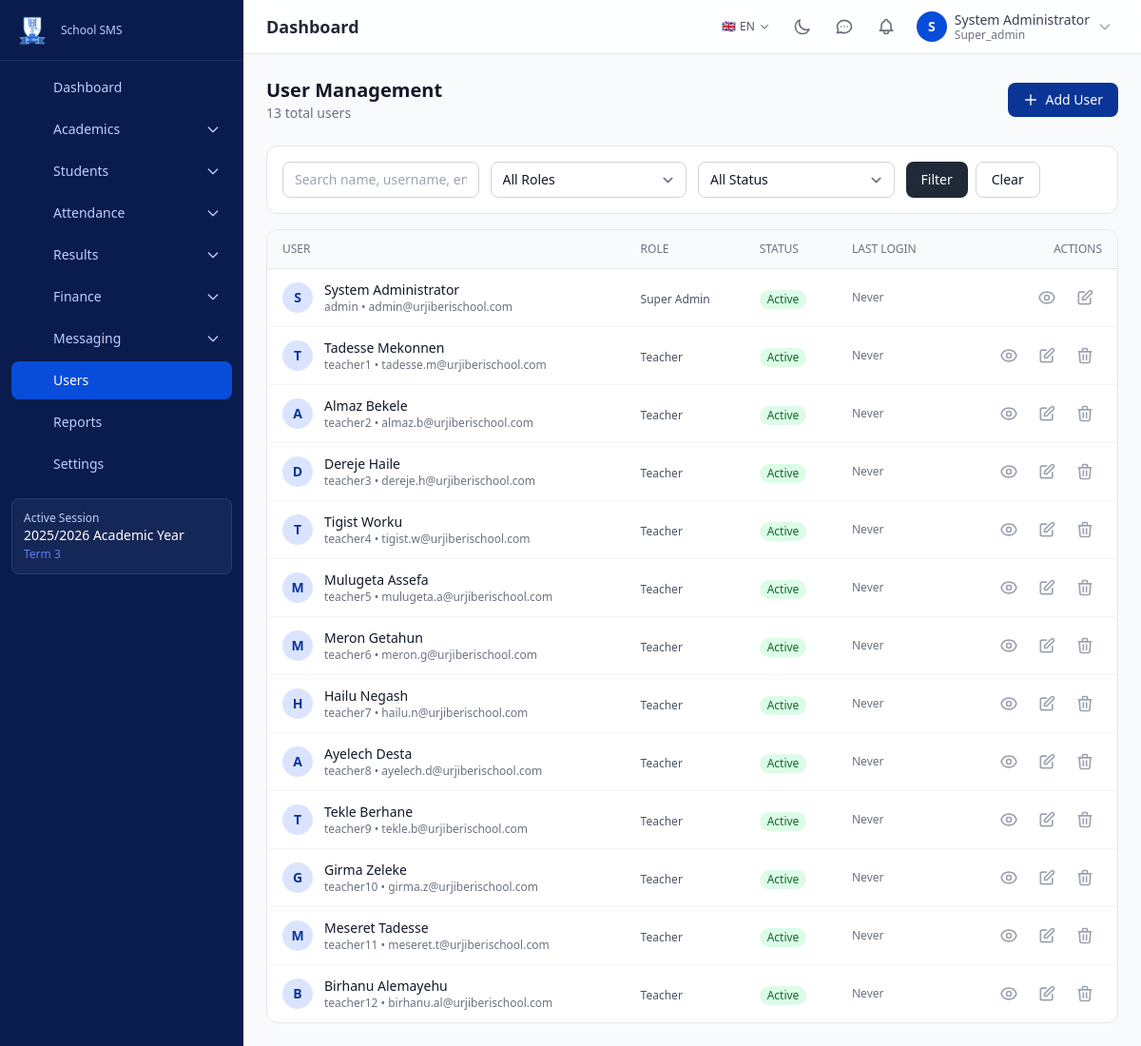
The app's page /users (signed in) with its own data.
### tables this page shows
CREATE TABLE IF NOT EXISTS `academic_sessions` (
    `id` BIGINT UNSIGNED NOT NULL AUTO_INCREMENT,
    `name` VARCHAR(100) NOT NULL,
    `slug` VARCHAR(100) NOT NULL,
    `start_date` DATE NOT NULL,
    `end_date` DATE NOT NULL,
    `is_active` TINYINT(1) NOT NULL DEFAULT 0,
    `created_at` DATETIME NOT NULL DEFAULT CURRENT_TIMESTAMP,
    `updated_at` DATETIME NOT NULL DEFAULT CURRENT_TIMESTAMP ON UPDATE CURRENT_TIMESTAMP,
    PRIMARY KEY (`id`),
    UNIQUE KEY `uk_sessions_slug` (`slug`),
    INDEX `idx_sessions_active` (`is_active`)
);

CREATE TABLE IF NOT EXISTS `terms` (
    `id` BIGINT UNSIGNED NOT NULL AUTO_INCREMENT,
    `session_id` BIGINT UNSIGNED NOT NULL,
    `name` VARCHAR(100) NOT NULL,
    `slug` VARCHAR(100) NOT NULL,
    `start_date` DATE NOT NULL,
    `end_date` DATE NOT NULL,
    `is_active` TINYINT(1) NOT NULL DEFAULT 0,
    `sort_order` INT UNSIGNED NOT NULL DEFAULT 0,
    `created_at` DATETIME NOT NULL DEFAULT CURRENT_TIMESTAMP,
    `updated_at` DATETIME NOT NULL DEFAULT CURRENT_TIMESTAMP ON UPDATE CURRENT_TIMESTAMP,
    PRIMARY KEY (`id`),
    UNIQUE KEY `uk_terms_session_slug` (`session_id`, `slug`),
    INDEX `idx_terms_active` (`is_active`),
    CONSTRAINT `fk_terms_session` FOREIGN KEY (`session_id`) REFERENCES `academic_sessions`(`id`) ON DELETE CASCADE
);

CREATE TABLE IF NOT EXISTS `users` (
    `id` BIGINT UNSIGNED NOT NULL AUTO_INCREMENT,
    `username` VARCHAR(100) NOT NULL,
    `email` VARCHAR(255) NOT NULL,
    `password_hash` VARCHAR(255) NOT NULL,
    `full_name` VARCHAR(200) NOT NULL,
    `first_name` VARCHAR(100) DEFAULT NULL,
    `last_name` VARCHAR(100) DEFAULT NULL,
    `phone` VARCHAR(20) DEFAULT NULL,
    `avatar` VARCHAR(255) DEFAULT NULL,
    `gender` ENUM('male','female','other') DEFAULT NULL,
    `date_of_birth` DATE DEFAULT NULL,
    `address` TEXT DEFAULT NULL,
    `is_active` TINYINT(1) NOT NULL DEFAULT 1,
    `force_password_change` TINYINT(1) NOT NULL DEFAULT 0,
    `status` ENUM('active','inactive','suspended') NOT NULL DEFAULT 'active',
    `email_verified_at` DATETIME DEFAULT NULL,
    `last_login_at` DATETIME DEFAULT NULL,
    `last_login_ip` VARCHAR(45) DEFAULT NULL,
    `password_reset_token` VARCHAR(255) DEFAULT NULL,
    `password_reset_expires` DATETIME DEFAULT NULL,
    `login_attempts` INT UNSIGNED NOT NULL DEFAULT 0,
    `locked_until` DATETIME DEFAULT NULL,
    `created_at` DATETIME NOT NULL DEFAULT CURRENT_TIMESTAMP,
    `updated_at` DATETIME NOT NULL DEFAULT CURRENT_TIMESTAMP ON UPDATE CURRENT_TIMESTAMP,
    `deleted_at` DATETIME DEFAULT NULL,
    PRIMARY KEY (`id`),
    UNIQUE KEY `uk_users_username` (`username`),
    UNIQUE KEY `uk_users_email` (`email`),
    INDEX `idx_users_status` (`status`),
    INDEX `idx_users_deleted` (`deleted_at`)
);

### modules/users/views/index.php (the view, shortened to what the rows shown need)
<?php
$page    = max(1, input_int('page') ?: 1);
$where = ["u.deleted_at IS NULL"];
$params = [];
$whereClause = implode(' AND ', $where);
$perPage = ITEMS_PER_PAGE;
$offset = ($page - 1) * $perPage;
$users = db_fetch_all(
    "SELECT u.id, u.username, u.full_name, u.email, u.phone, u.is_active, u.last_login_at, u.created_at,
            GROUP_CONCAT(r.name SEPARATOR ', ') as roles
     FROM users u
     LEFT JOIN user_roles ur ON u.id = ur.user_id
     LEFT JOIN roles r ON ur.role_id = r.id
     WHERE $whereClause
     GROUP BY u.id
     ORDER BY u.created_at DESC
     LIMIT $perPage OFFSET $offset",
    $params
);
?>
<div class="flex flex-col sm:flex-row sm:items-center sm:justify-between gap-4 mb-6">
    <div>
        <h1 class="text-xl font-bold text-gray-900 dark:text-dark-text">User Management</h1>
    </div>
</div>
<div class="bg-white dark:bg-dark-card rounded-xl border border-gray-200 dark:border-dark-border overflow-hidden">
    <div class="overflow-x-auto">
        <table class="w-full responsive-table">
            <thead class="bg-gray-50 dark:bg-dark-bg border-b">
                <tr>
                    <th class="px-4 py-3 text-left text-xs font-medium text-gray-500 dark:text-dark-muted uppercase">User</th>
                    <th class="px-4 py-3 text-left text-xs font-medium text-gray-500 dark:text-dark-muted uppercase">Role</th>
                    <th class="px-4 py-3 text-left text-xs font-medium text-gray-500 dark:text-dark-muted uppercase">Status</th>
                    <th class="px-4 py-3 text-left text-xs font-medium text-gray-500 dark:text-dark-muted uppercase">Last Login</th>
                    <th class="px-4 py-3 text-right text-xs font-medium text-gray-500 dark:text-dark-muted uppercase">Actions</th>
                </tr>
            </thead>
            <tbody class="divide-y divide-gray-100 dark:divide-dark-border">
                <?php foreach ($users as $u): ?>
                    <tr class="hover:bg-gray-50 dark:bg-dark-bg">
                        <td data-label="User" class="px-4 py-3">
                            <div class="flex items-center gap-3">
                                <div class="w-8 h-8 bg-primary-100 rounded-full flex items-center justify-center text-primary-800 text-sm font-bold flex-shrink-0">
                                    <?= e(strtoupper(substr($u['full_name'], 0, 1))) ?>
                                </div>
                                <div>
                                    <p class="text-sm font-medium text-gray-900 dark:text-dark-text"><?= e($u['full_name']) ?></p>
                                    <p class="text-xs text-gray-500 dark:text-dark-muted"><?= e($u['username']) ?> &bull; <?= e($u['email']) ?></p>
                                </div>
                            </div>
                        </td>
                        <td data-label="Role" class="px-4 py-3">
                            <span class="text-xs font-medium text-gray-600 dark:text-dark-muted"><?= e($u['roles'] ?: 'No role') ?></span>
                        </td>
                        <td data-label="Status" class="px-4 py-3">
                            <?php if ($u['is_active']): ?>
                                <span class="inline-flex items-center px-2 py-0.5 rounded-full text-xs font-medium bg-green-100 text-green-800">Active</span>
                            <?php else: ?>
                                <span class="inline-flex items-center px-2 py-0.5 rounded-full text-xs font-medium bg-red-100 text-red-800">Inactive</span>
                            <?php endif; ?>
                        </td>
                        <td data-label="Last Login" class="px-4 py-3 text-xs text-gray-500 dark:text-dark-muted">
                            <?= $u['last_login_at'] ? time_ago($u['last_login_at']) : 'Never' ?>
                        </td>
                        <td data-label="Actions" class="px-4 py-3 text-right">
                            <div class="flex items-center justify-end gap-1">
                                <a href="<?= url('users', 'view', $u['id']) ?>" title="View" class="p-2 text-gray-400 dark:text-gray-500 hover:text-primary-600 rounded">
                                </a>
                                <?php if (auth_has_permission('users.edit')): ?>
                                    <a href="<?= url('users', 'edit', $u['id']) ?>" title="Edit" class="p-2 text-gray-400 dark:text-gray-500 hover:text-yellow-600 rounded">
                                        <svg class="w-5 h-5" fill="none" stroke="currentColor" viewBox="0 0 24 24"><path stroke-linecap="round" stroke-linejoin="round" stroke-width="2" d="M11 5H6a2 2 0 00-2 2v11a2 2 0 002 2h11a2 2 0 002-2v-5m-1.414-9.414a2 2 0 112.828 2.828L11.828 15H9v-2.828l8.586-8.586z"/></svg>
                                    </a>
                                <?php endif; ?>
                                <?php if (auth_has_permission('users.delete') && $u['id'] != auth_user()['id']): ?>
                                    <form method="POST" action="<?= url('users', 'delete', $u['id']) ?>" class="inline" onsubmit="return confirmDelete('Delete this user?')">
                                        <button type="submit" title="Delete" class="p-2 text-gray-400 dark:text-gray-500 hover:text-red-600 rounded">
                                            <svg class="w-5 h-5" fill="none" stroke="currentColor" viewBox="0 0 24 24"><path stroke-linecap="round" stroke-linejoin="round" stroke-width="2" d="M19 7l-.867 12.142A2 2 0 0116.138 21H7.862a2 2 0 01-1.995-1.858L5 7m5 4v6m4-6v6m1-10V4a1 1 0 00-1-1h-4a1 1 0 00-1 1v3M4 7h16"/></svg>
                                        </button>
                                    </form>
                                <?php endif; ?>
                            </div>
                        </td>
                    </tr>
                <?php endforeach; ?>
            </tbody>
        </table>
    </div>
</div>
<?php
require APP_ROOT . '/templates/layout.php';

### templates/partials/sidebar.php (shortened to what the rows shown need)
<aside id="sidebar" class="fixed inset-y-0 left-0 z-40 w-64 bg-sidebar-bg dark:bg-gray-950 sidebar-transition transform -translate-x-full lg:translate-x-0 overflow-y-auto no-print">
    <?php $activeSession = get_active_session(); ?>
    <?php if ($activeSession): ?>
    <div class="mx-3 mb-4 p-3 rounded-lg bg-white/5 border border-white/10">
        <p class="text-xs text-sidebar-text">Active Session</p>
        <p class="text-sm text-white font-medium"><?= e($activeSession['name']) ?></p>
        <?php $activeTerm = get_active_term(); if ($activeTerm): ?>
        <p class="text-xs text-primary-400 mt-0.5"><?= e($activeTerm['name']) ?></p>
        <?php endif; ?>
    </div>
    <?php endif; ?>
</aside>

### templates/partials/header.php (shortened to what the rows shown need)
<?php
$user = auth_user();
$currentLang = get_lang();
?>
<header class="sticky top-0 z-20 bg-white dark:bg-dark-card border-b border-gray-200 dark:border-dark-border no-print transition-colors glass-header">
    <div class="flex items-center justify-between h-14 px-4 md:px-6">
        <div class="flex items-center gap-3">
            <h2 class="text-lg font-semibold text-gray-800 dark:text-dark-text hidden sm:block"><?= e($page_title ?? __('dashboard')) ?></h2>
        </div>
        <div class="flex items-center gap-1 md:gap-2">
            <div class="relative" id="lang-dropdown">
                <button onclick="toggleLangMenu()" class="flex items-center gap-1 px-2 py-1.5 rounded-lg text-xs font-medium text-gray-600 dark:text-dark-muted hover:bg-gray-100 dark:hover:bg-dark-card2 transition-colors" title="<?= __('language') ?>">
                    <span><?= $currentLang === 'am' ? '🇪🇹' : '🇬🇧' ?></span>
                    <span class="hidden sm:inline"><?= $currentLang === 'am' ? 'አማ' : 'EN' ?></span>
                    <svg class="w-3 h-3" fill="none" stroke="currentColor" viewBox="0 0 24 24"><path stroke-linecap="round" stroke-linejoin="round" stroke-width="2" d="M19 9l-7 7-7-7"/></svg>
                </button>
            </div>
            <button onclick="toggleTheme()" class="p-2 rounded-lg text-gray-500 dark:text-dark-muted hover:bg-gray-100 dark:hover:bg-dark-card2 transition-colors" title="<?= __('theme') ?>" id="theme-toggle-btn">
                <svg class="w-5 h-5 block dark:hidden" fill="none" stroke="currentColor" viewBox="0 0 24 24"><path stroke-linecap="round" stroke-linejoin="round" stroke-width="2" d="M20.354 15.354A9 9 0 018.646 3.646 9.003 9.003 0 0012 21a9.003 9.003 0 008.354-5.646z"/></svg>
            </button>
            <a href="<?= url('messaging', 'inbox') ?>" class="relative p-2 rounded-lg text-gray-500 dark:text-dark-muted hover:bg-gray-100 dark:hover:bg-dark-card2" title="<?= __('messages') ?>" id="header-msg-link">
                <svg class="w-5 h-5" fill="none" stroke="currentColor" viewBox="0 0 24 24"><path stroke-linecap="round" stroke-linejoin="round" stroke-width="2" d="M8 12h.01M12 12h.01M16 12h.01M21 12c0 4.418-4.03 8-9 8a9.863 9.863 0 01-4.255-.949L3 20l1.395-3.72C3.512 15.042 3 13.574 3 12c0-4.418 4.03-8 9-8s9 3.582 9 8z"/></svg>
            </a>
            <a href="<?= url('/communication/notifications') ?>" class="relative p-2 rounded-lg text-gray-500 dark:text-dark-muted hover:bg-gray-100 dark:hover:bg-dark-card2" title="<?= __('notifications') ?>">
            </a>
            <div class="relative" id="profile-dropdown">
                <button onclick="toggleProfileMenu()" class="flex items-center gap-2 p-1.5 rounded-lg hover:bg-gray-100 dark:hover:bg-dark-card2 transition-colors">
                    <div class="w-8 h-8 rounded-full bg-primary-600 flex items-center justify-center flex-shrink-0">
                        <?php if ($user['avatar']): ?>
                            <img src="<?= url('/uploads/' . e($user['avatar'])) ?>" alt="" class="w-8 h-8 rounded-full object-cover">
                        <?php else: ?>
                            <span class="text-white text-sm font-semibold"><?= strtoupper(substr($user['name'], 0, 1)) ?></span>
                        <?php endif; ?>
                    </div>
                    <div class="hidden md:block text-left">
                        <p class="text-sm font-medium text-gray-700 dark:text-dark-text leading-tight"><?= e($user['name']) ?></p>
                        <p class="text-xs text-gray-500 dark:text-dark-muted leading-tight"><?= e(ucfirst($user['roles'][0] ?? 'User')) ?></p>
                    </div>
                    <svg class="w-4 h-4 text-gray-400 dark:text-dark-muted hidden md:block" fill="none" stroke="currentColor" viewBox="0 0 24 24"><path stroke-linecap="round" stroke-linejoin="round" stroke-width="2" d="M19 9l-7 7-7-7"/></svg>
                </button>
            </div>
        </div>
    </div>
</header>

### records on screen
academic_sessions: name "2025/2026 Academic Year"
terms: name "Term 3"
users: full_name "S", full_name "System Administrator", username "admin", email "admin@urjiberischool.com", roles "Super Admin", is_active "Active", shows "Never"
users: full_name "T", full_name "Tadesse Mekonnen", username "teacher1", email "tadesse.m@urjiberischool.com", roles "Teacher", is_active "Active", shows "Never"
users: full_name "A", full_name "Almaz Bekele", username "teacher2", email "almaz.b@urjiberischool.com", roles "Teacher", is_active "Active", shows "Never"
users: full_name "D", full_name "Dereje Haile", username "teacher3", email "dereje.h@urjiberischool.com", roles "Teacher", is_active "Active", shows "Never"
users: full_name "T", full_name "Tigist Worku", username "teacher4", email "tigist.w@urjiberischool.com", roles "Teacher", is_active "Active", shows "Never"
users: full_name "M", full_name "Mulugeta Assefa", username "teacher5", email "mulugeta.a@urjiberischool.com", roles "Teacher", is_active "Active", shows "Never"
users: full_name "M", full_name "Meron Getahun", username "teacher6", email "meron.g@urjiberischool.com", roles "Teacher", is_active "Active", shows "Never"
users: full_name "H", full_name "Hailu Negash", username "teacher7", email "hailu.n@urjiberischool.com", roles "Teacher", is_active "Active", shows "Never"
users: full_name "A", full_name "Ayelech Desta", username "teacher8", email "ayelech.d@urjiberischool.com", roles "Teacher", is_active "Active", shows "Never"
users: full_name "T", full_name "Tekle Berhane", username "teacher9", email "tekle.b@urjiberischool.com", roles "Teacher", is_active "Active", shows "Never"
users: full_name "G", full_name "Girma Zeleke", username "teacher10", email "girma.z@urjiberischool.com", roles "Teacher", is_active "Active", shows "Never"
users: full_name "M", full_name "Meseret Tadesse", username "teacher11", email "meseret.t@urjiberischool.com", roles "Teacher", is_active "Active", shows "Never"
users: full_name "B", full_name "Birhanu Alemayehu", username "teacher12", email "birhanu.al@urjiberischool.com", roles "Teacher", is_active "Active", shows "Never"

### other values on screen
$item['label'] "Dashboard"
$item['label'] "Academics"
$item['label'] "Students"
$item['label'] "Attendance"
$item['label'] "Results"
$item['label'] "Finance"
$item['label'] "Messaging"
$item['label'] "Users"
$item['label'] "Reports"
$item['label'] "Settings"
$page_title "Dashboard"
$user['roles'][0] "Super_admin"
$totalUsers "13"
